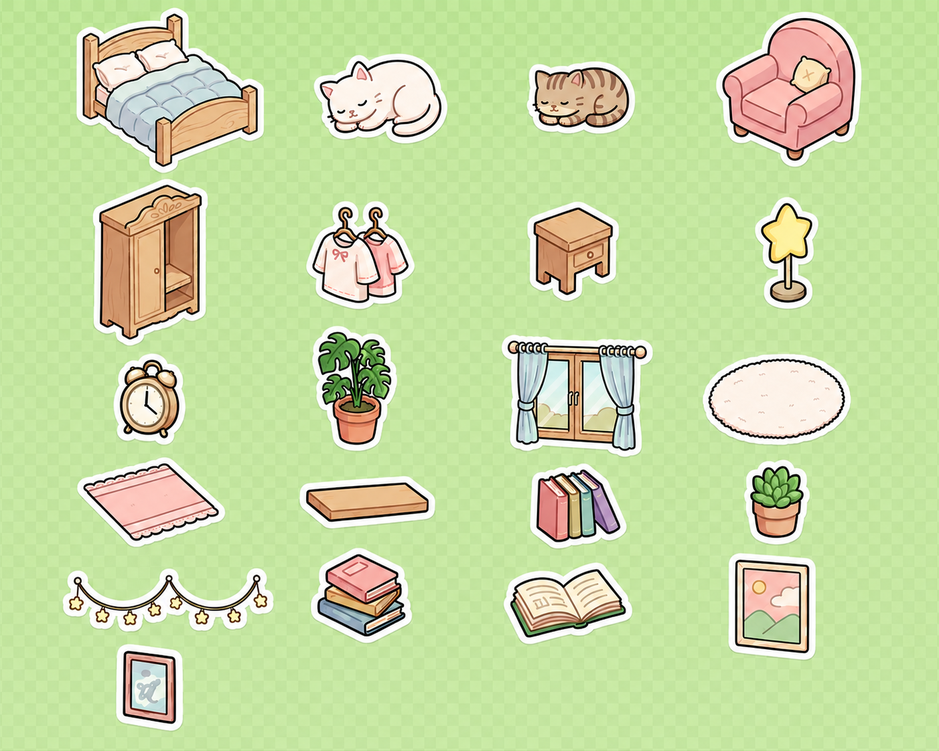
#> input picture assets/stickers.png, 939 x 751 px, shrunk from 1402 x 1122 before the run, found by its file name
$ python extract_stickers.py
#> lines starting #> are read from the running program, lines starting #| are printed output that depends on the picture; after the words box and inside, x2 and y2 are one past the last pixel; in counts of white or black regions, pixels touching at a corner belong together
import cv2
import numpy as np
import os

def extract_stickers_contours(image_path, output_dir):
#> called with image_path = 'd:\\room_sitkcer\\assets\\stickers.png', output_dir = 'd:\\room_sitkcer\\assets'
    print(f"Loading image from {image_path}")
    img = cv2.imread(image_path, cv2.IMREAD_UNCHANGED)
#> img is the input picture: shape (751, 939, 3); mean B, G, R 161.8, 218.5, 197.7
    if img is None:
        print("Error: Could not load image")
        return

    if len(img.shape) == 3 and img.shape[2] == 3:
        img = cv2.cvtColor(img, cv2.COLOR_BGR2BGRA)
#> img: shape (751, 939, 4)

    # Find white pixels (the outline and internal white)
    # White is near 255 in all channels
    lower_white = np.array([230, 230, 230, 0])
    upper_white = np.array([255, 255, 255, 255])

    if img.shape[2] == 3:
        lower_white = lower_white[:3]
        upper_white = upper_white[:3]

    white_mask = cv2.inRange(img, lower_white, upper_white)
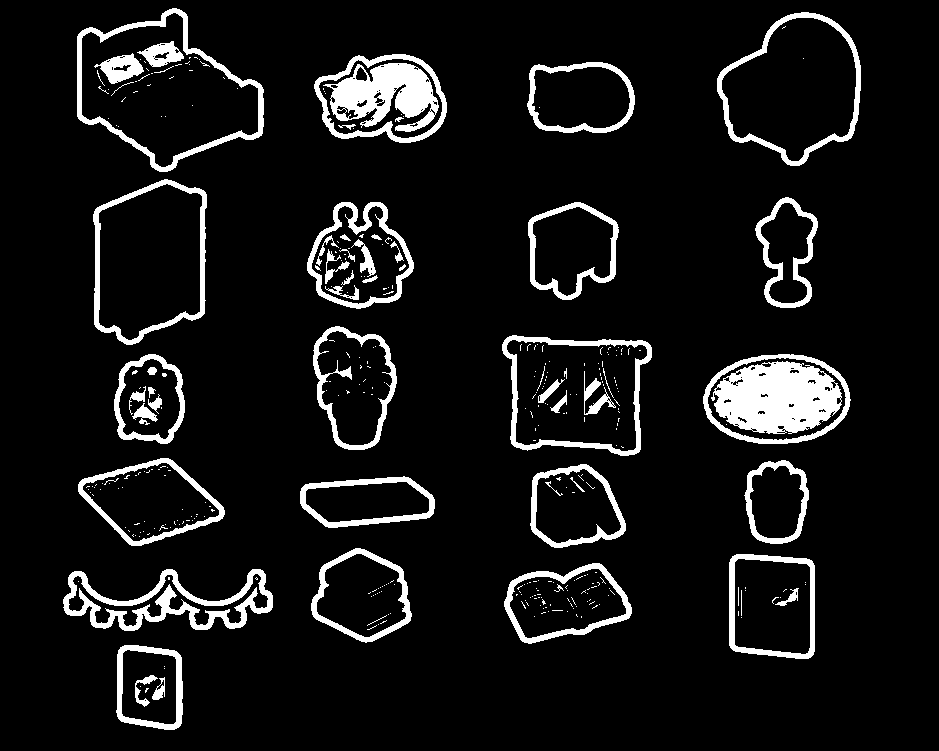
#> white_mask: shape (751, 939); 8.4% white; 360 white regions (301 under 20 px), largest, box (x1, y1, x2, y2) and area: (711, 361, 842, 434) 6813, (323, 63, 439, 132) 4509, (63, 569, 273, 631) 4221

    # Dilate slightly to ensure the white outline is fully connected
    kernel = np.ones((3,3), np.uint8)
    white_mask = cv2.dilate(white_mask, kernel, iterations=1)
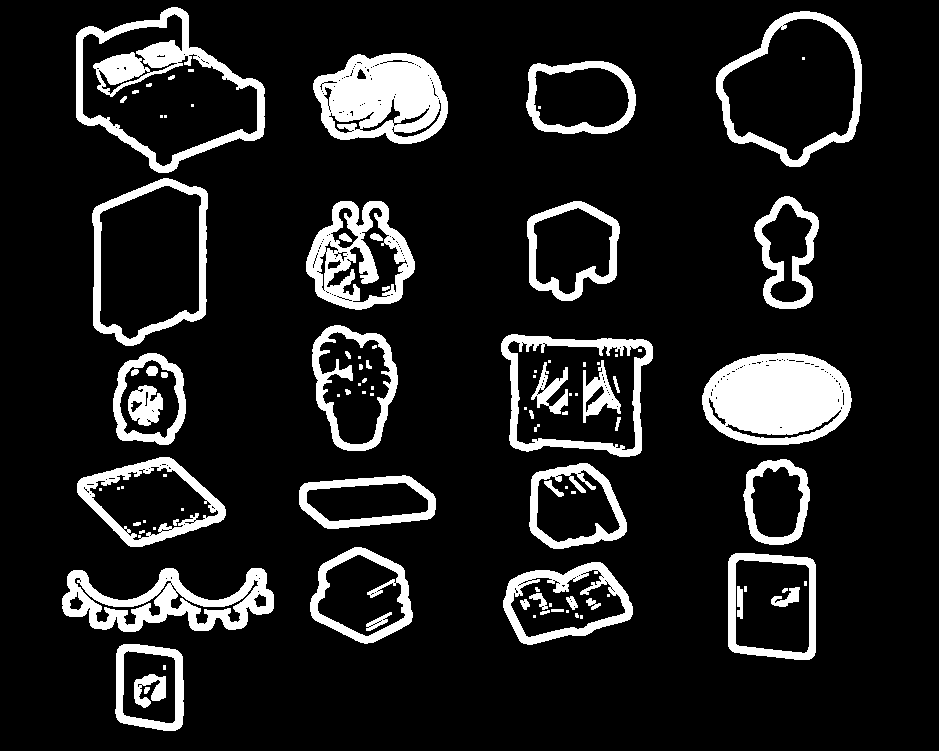
#> white_mask: shape (751, 939); 12.5% white; 102 white regions (44 under 20 px)

    # Find contours
    contours, _ = cv2.findContours(white_mask, cv2.RETR_EXTERNAL, cv2.CHAIN_APPROX_SIMPLE)
#> contours = 21 contours; largest, box (x1, y1, x2, y2) and area: (76, 7, 265, 173) 19973, (716, 11, 862, 167) 16075, (92, 178, 208, 346) 15842, (501, 334, 653, 457) 14886, (702, 353, 852, 445) 10901

    # Sort contours from top to bottom, left to right
    contours = sorted(contours, key=lambda c: (cv2.boundingRect(c)[1] // 100, cv2.boundingRect(c)[0]))

    print(f"Found {len(contours)} raw contours.")
#| Found 21 raw contours.

    if not os.path.exists(output_dir):
        os.makedirs(output_dir)

    count = 1
    for contour in contours:
        x, y, w, h = cv2.boundingRect(contour)

        # Filter out noise
        if w < 40 or h < 40:
            continue

        print(f"Processing sticker {count} at x:{x}, y:{y}, w:{w}, h:{h}")

        # Create a mask for this single object
        obj_mask = np.zeros(img.shape[:2], dtype=np.uint8)
        cv2.drawContours(obj_mask, [contour], -1, 255, thickness=cv2.FILLED)

        # Smooth the mask to remove jagged edges from dilation
        obj_mask = cv2.erode(obj_mask, kernel, iterations=1)

        # Crop the sticker and the mask
        sticker = img[y:y+h, x:x+w].copy()
        sticker_mask = obj_mask[y:y+h, x:x+w]

        # Apply mask to alpha channel
        sticker[:, :, 3] = sticker_mask

        output_path = os.path.join(output_dir, f"sticker_{count}.png")
        cv2.imwrite(output_path, sticker)
        count += 1
#> this loop made 21 passes
#> (x, y, w, h) on passes 1 to 12: (76, 7, 189, 166), (313, 53, 135, 91), (526, 61, 110, 73), (716, 11, 146, 156), (92, 178, 116, 168), (754, 196, 65, 113), (306, 201, 109, 109), (527, 201, 93, 100), (113, 353, 73, 92), (312, 325, 86, 126), (501, 334, 152, 123), (702, 353, 150, 92)
#| Processing sticker 1 at x:76, y:7, w:189, h:166
#| Processing sticker 2 at x:313, y:53, w:135, h:91
#| Processing sticker 3 at x:526, y:61, w:110, h:73
#| Processing sticker 4 at x:716, y:11, w:146, h:156
#| Processing sticker 5 at x:92, y:178, w:116, h:168
#| Processing sticker 6 at x:754, y:196, w:65, h:113
#| Processing sticker 7 at x:306, y:201, w:109, h:109
#| Processing sticker 8 at x:527, y:201, w:93, h:100
#> (further printed lines are left out)
#> pass 1, in extract_stickers_contours, `obj_mask = cv2.erode(obj_mask, kernel, iterations=1)`:
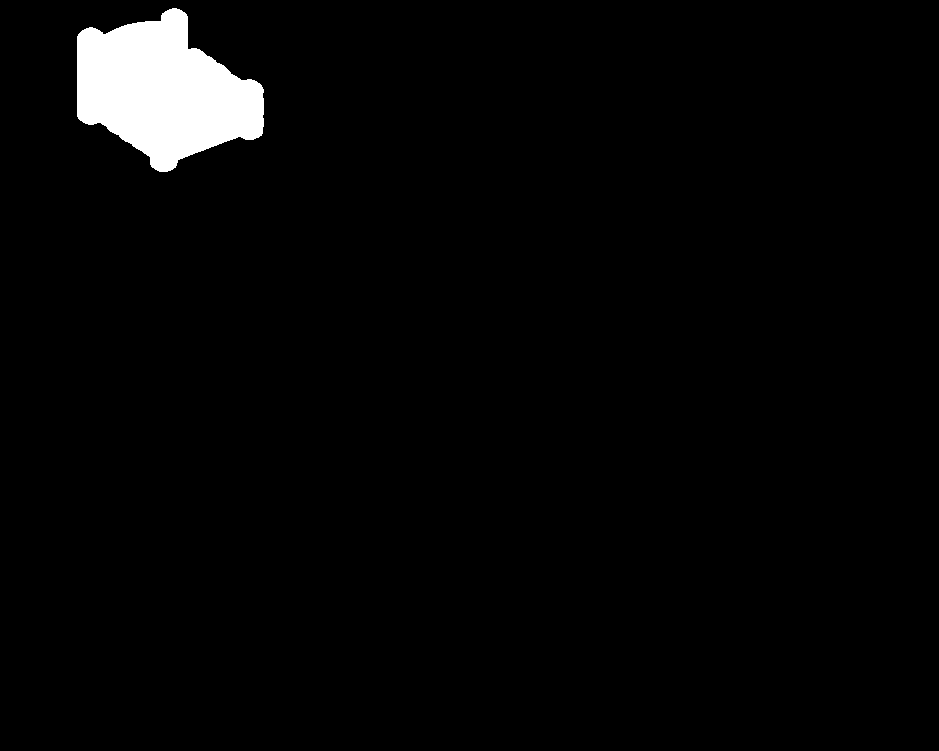
#> obj_mask: shape (751, 939); 2.8% white; 1 white region, box (x1, y1, x2, y2) and area: (77, 8, 264, 172) 19519
#> pass 1, in extract_stickers_contours, `sticker = img[y:y+h, x:x+w].copy()`:
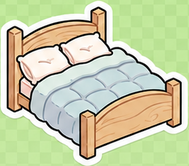
#> sticker: shape (166, 189, 4); mean B, G, R, A 167.4, 205.4, 199.1, 255
#> pass 1, in extract_stickers_contours, `sticker_mask = obj_mask[y:y+h, x:x+w]`:
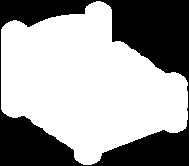
#> sticker_mask: shape (166, 189); 62.2% white; 1 black region, box (x1, y1, x2, y2) and area: (0, 0, 189, 166) 11855
#> after the loop:
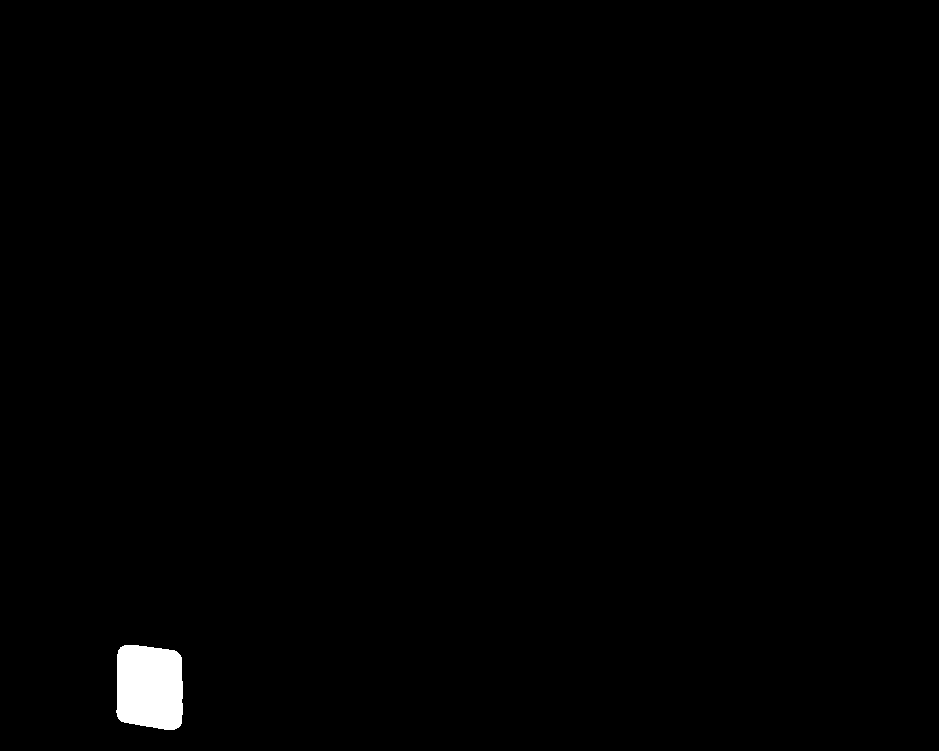
#> obj_mask: shape (751, 939); 0.73% white; 1 white region, box (x1, y1, x2, y2) and area: (116, 645, 183, 730) 5129
#> after the loop:
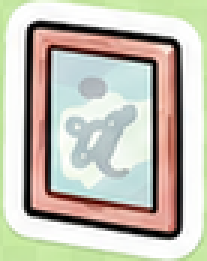
#> sticker: shape (87, 69, 4) (shown 3 times larger); mean B, G, R, A 179.6, 191.8, 195.2, 217.9
#> after the loop, count = 22

    print(f"Successfully extracted {count-1} stickers to {output_dir}")
#| Successfully extracted 21 stickers to d:\room_sitkcer\assets

if __name__ == "__main__":
    image_path = r"d:\room_sitkcer\assets\stickers.png"
    output_dir = r"d:\room_sitkcer\assets"
    extract_stickers_contours(image_path, output_dir)
